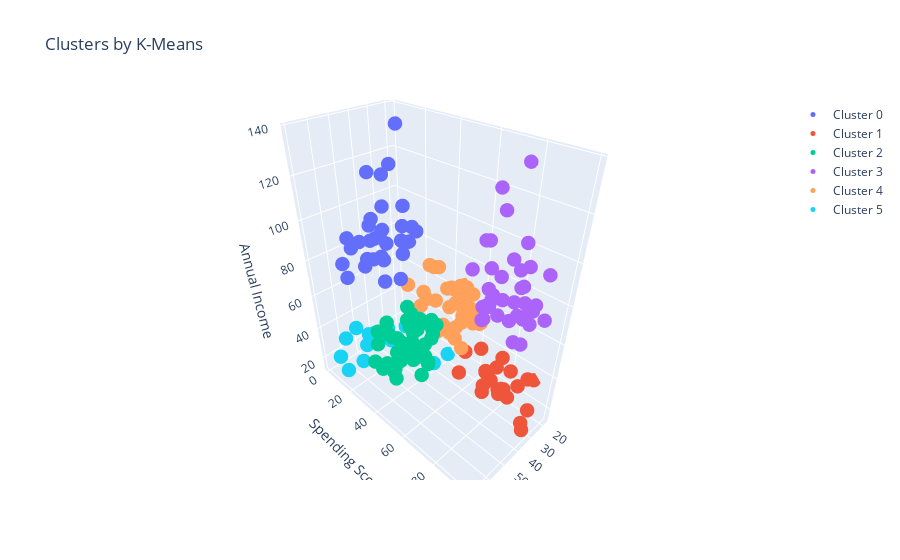

Here is the notebook cell this chart was saved with:
### Code cell
# Plotly interactive 3D plot

trace0 = tracer(KM6_clustered, 0, 'Cluster 0')
trace1 = tracer(KM6_clustered, 1, 'Cluster 1')
trace2 = tracer(KM6_clustered, 2, 'Cluster 2')
trace3 = tracer(KM6_clustered, 3, 'Cluster 3')
trace4 = tracer(KM6_clustered, 4, 'Cluster 4')
trace5 = tracer(KM6_clustered, 5, 'Cluster 5')

data = [trace0, trace1, trace2, trace3, trace4, trace5]

layout = go.Layout(
    title = 'Clusters by K-Means',
    scene = dict(
            xaxis = dict(title = 'Age'),
            yaxis = dict(title = 'Spending Score'),
            zaxis = dict(title = 'Annual Income')
        )
)

fig = go.Figure(data=data, layout=layout)
py.offline.iplot(fig)

### Figure 1 — Plotly figure (JSON) as saved in the notebook; plotly's stock layout.template omitted (floating-point values rounded to 4 significant figures)
{"data": [{"marker": {"size": 5}, "mode": "markers", "name": "Cluster 0", "type": "scatter3d", "x": [59, 47, 20, 44, 19, 57, 25, 48, 34, 43, 44, 47, 37, 34, 56, 19, 50, 42, 36, 40, 36, 52, 58, 59, 37, 46, 41, 54, 41, 34, 33, 47, 45, 32], "y": [11, 9, 5, 7, 10, 5, 12, 36, 22, 17, 20, 16, 1, 1, 35, 5, 26, 20, 27, 13, 10, 13, 15, 14, 32, 15, 39, 24, 17, 23, 8, 16, 28, 18], "z": [71, 71, 73, 73, 74, 75, 77, 77, 78, 78, 78, 78, 78, 78, 79, 81, 85, 86, 87, 87, 87, 88, 88, 93, 97, 98, 99, 101, 103, 103, 113, 120, 126, 137]}, {"marker": {"size": 5}, "mode": "markers", "name": "Cluster 1", "type": "scatter3d", "x": [21, 23, 22, 23, 30, 35, 24, 22, 20, 35, 25, 31, 29, 35, 23, 21, 18, 21, 30, 20, 24, 31, 24], "y": [81, 77, 76, 94, 72, 99, 77, 79, 66, 98, 73, 73, 82, 61, 87, 73, 92, 81, 73, 75, 92, 61, 65], "z": [15, 16, 17, 18, 19, 19, 20, 20, 21, 23, 24, 25, 28, 28, 29, 30, 33, 33, 34, 37, 38, 39, 39]}, {"marker": {"size": 5}, "mode": "markers", "name": "Cluster 2", "type": "scatter3d", "x": [65, 50, 49, 59, 50, 47, 51, 69, 53, 70, 67, 54, 63, 43, 68, 70, 47, 60, 60, 59, 45, 49, 57, 67, 46, 48, 55, 50, 68, 48, 47, 48, 49, 67, 49, 66, 54, 68, 66, 65, 63, 49, 51, 50], "y": [35, 55, 52, 60, 45, 41, 50, 46, 46, 56, 52, 59, 51, 50, 48, 55, 42, 49, 56, 47, 53, 42, 51, 41, 44, 46, 58, 46, 55, 49, 47, 42, 48, 59, 56, 50, 46, 43, 48, 52, 43, 59, 43, 57], "z": [38, 40, 42, 43, 43, 43, 44, 44, 46, 46, 47, 47, 48, 48, 48, 49, 49, 50, 50, 54, 54, 54, 54, 54, 54, 54, 57, 58, 59, 60, 60, 61, 62, 62, 62, 63, 63, 63, 63, 63, 65, 65, 67, 67]}, {"marker": {"size": 5}, "mode": "markers", "name": "Cluster 3", "type": "scatter3d", "x": [39, 31, 40, 38, 39, 31, 29, 32, 35, 32, 32, 28, 32, 34, 39, 38, 27, 30, 30, 29, 31, 36, 33, 32, 28, 36, 30, 27, 35, 32, 29, 30, 28, 36, 32, 38, 35, 32, 30], "y": [91, 77, 95, 75, 75, 71, 88, 73, 72, 93, 87, 97, 74, 90, 88, 76, 89, 78, 73, 83, 93, 75, 95, 63, 75, 92, 86, 69, 90, 86, 88, 97, 68, 85, 69, 91, 79, 74, 83], "z": [69, 70, 71, 71, 71, 72, 73, 73, 74, 75, 76, 77, 77, 78, 78, 78, 78, 78, 78, 79, 81, 85, 86, 87, 87, 87, 88, 88, 93, 97, 98, 99, 101, 103, 103, 113, 120, 126, 137]}, {"marker": {"size": 5}, "mode": "markers", "name": "Cluster 4", "type": "scatter3d", "x": [27, 29, 31, 33, 31, 27, 19, 18, 19, 32, 26, 40, 23, 38, 21, 22, 34, 18, 40, 32, 24, 27, 20, 23, 26, 21, 19, 38, 19, 18, 19, 27, 38, 40, 23, 43, 25, 28], "y": [47, 42, 42, 60, 54, 51, 55, 59, 59, 47, 54, 48, 52, 55, 57, 55, 60, 41, 40, 42, 52, 50, 49, 41, 55, 42, 54, 42, 46, 48, 50, 56, 40, 58, 29, 35, 34, 40], "z": [40, 40, 40, 42, 43, 46, 46, 48, 48, 48, 54, 54, 54, 54, 54, 57, 58, 59, 60, 60, 60, 60, 61, 62, 62, 62, 63, 64, 64, 65, 65, 67, 67, 69, 70, 71, 72, 76]}, {"marker": {"size": 5}, "mode": "markers", "name": "Cluster 5", "type": "scatter3d", "x": [19, 20, 31, 35, 64, 67, 58, 37, 35, 52, 35, 46, 54, 45, 40, 60, 53, 49, 42, 36, 48, 49], "y": [39, 6, 40, 6, 3, 14, 15, 13, 35, 29, 35, 5, 14, 32, 31, 4, 4, 14, 17, 26, 36, 28], "z": [15, 16, 17, 18, 19, 19, 20, 20, 21, 23, 24, 25, 28, 28, 29, 30, 33, 33, 34, 37, 39, 39]}], "layout": {"scene": {"xaxis": {"title": {"text": "Age"}}, "yaxis": {"title": {"text": "Spending Score"}}, "zaxis": {"title": {"text": "Annual Income"}}}, "title": {"text": "Clusters by K-Means"}}}
